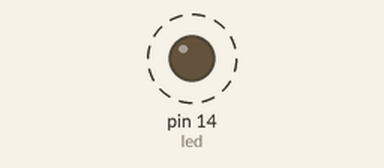
This sketch was run on a simulated Arduino Uno, built with avr-gcc and run on an emulated ATmega328P. Parts: output pins drawn as LEDs (lit = HIGH). Dashed ring = blinking.

Above: at 0.5 s.
Timing chart, 0 to 4.6 s (numbered marks = the images above):
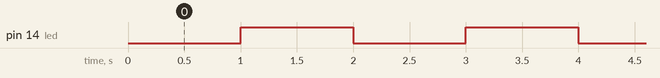

The sketch:

led_pico.ino
```cpp
#define led 14
bool st;
void setup() {
pinMode(led,OUTPUT);
}

void loop() {
digitalWrite(led,st);
delay(1000);
st=!st;
}
```

Measured:
- by itself, pin 14 (led): alternates HIGH for 1.0 s and LOW for 1.0 s
